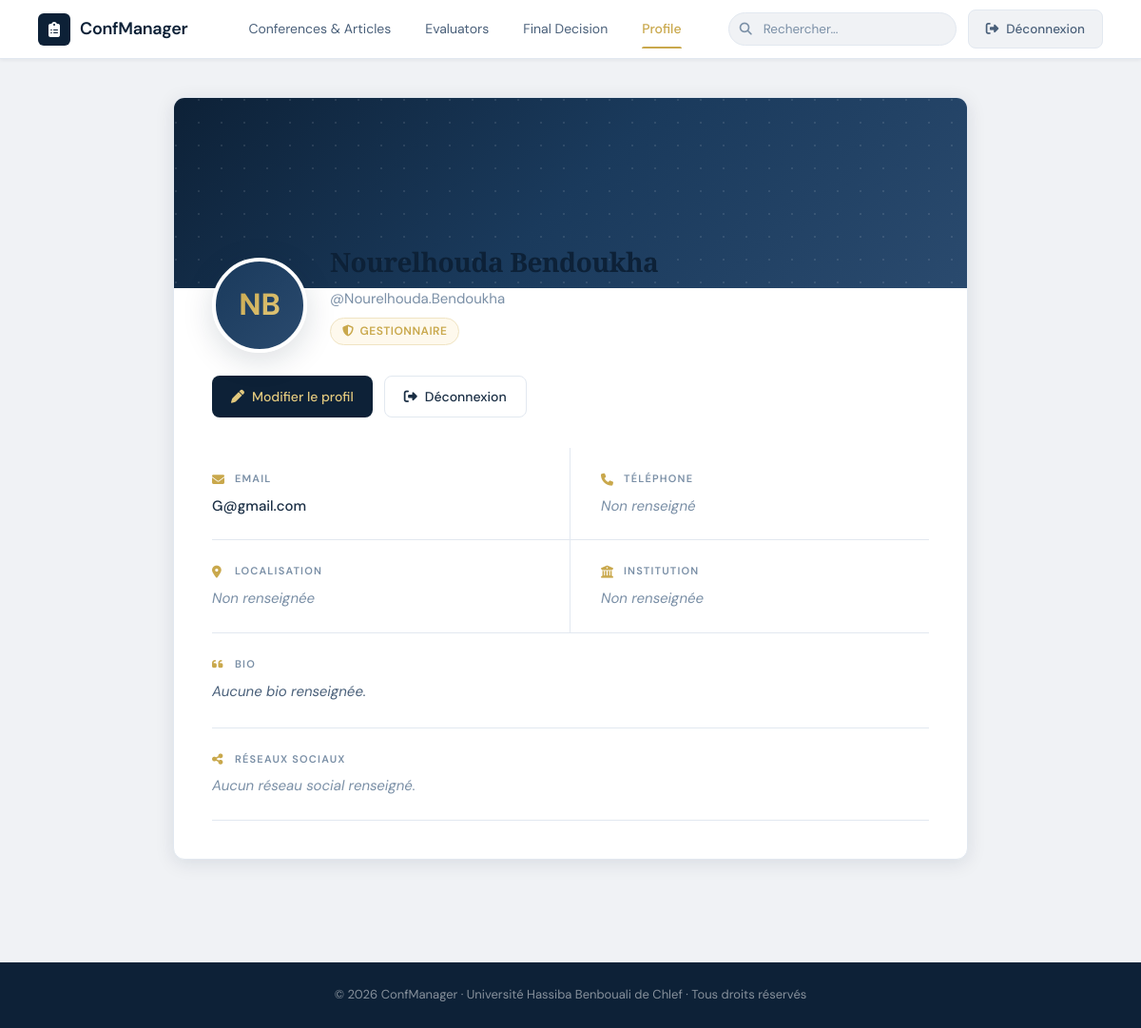
/profile.php (signed in), run on the app's committed database.
### tables this page shows
CREATE TABLE `users` (
  `id` int(11) NOT NULL,
  `first_name` varchar(100) NOT NULL,
  `last_name` varchar(100) NOT NULL,
  `username` varchar(100) DEFAULT NULL,
  `email` varchar(255) NOT NULL,
  `phone` varchar(50) DEFAULT NULL,
  `location` varchar(255) DEFAULT NULL,
  `bio` text DEFAULT NULL,
  `avatar` varchar(255) DEFAULT NULL,
  `cover` varchar(255) DEFAULT NULL,
  `twitter` varchar(100) DEFAULT NULL,
  `linkedin` varchar(100) DEFAULT NULL,
  `facebook` varchar(100) DEFAULT NULL,
  `researchgate` varchar(100) DEFAULT NULL,
  `specialties` text DEFAULT NULL,
  `two_factor_enabled` tinyint(1) DEFAULT 0,
  `password` varchar(255) NOT NULL,
  `role` enum('chercheur','gestionnaire','reviewer') NOT NULL DEFAULT 'chercheur',
  `status` enum('active','pending','blocked') DEFAULT 'pending',
  `created_at` timestamp NOT NULL DEFAULT current_timestamp(),
  `labo` varchar(255) DEFAULT NULL,
  `grade` varchar(100) DEFAULT NULL,
  `keywords` text DEFAULT NULL,
  `institution` varchar(255) DEFAULT NULL,
  `department` varchar(255) DEFAULT NULL,
  `reviewer_code` varchar(100) DEFAULT NULL,
  `service` varchar(255) DEFAULT NULL
);

### profile.php (the view, shortened to what this page needs)
<?php
$conn = null;
if (!isset($conn) || !$conn) {
    $servername = "localhost";
    $username = "root";
    $password = "";
    $dbname = "confmanager";
    $conn = mysqli_connect($servername, $username, $password, $dbname);
    mysqli_set_charset($conn, "utf8mb4");
}
$user_id = $_SESSION['user_id'];
$edit_mode = isset($_GET['edit']) && $_GET['edit'] === '1';
$sql = "SELECT * FROM users WHERE id = ?";
$stmt = mysqli_prepare($conn, $sql);
mysqli_stmt_bind_param($stmt, "i", $user_id);
mysqli_stmt_execute($stmt);
$result = mysqli_stmt_get_result($stmt);
mysqli_stmt_execute($stmt);
$result = mysqli_stmt_get_result($stmt);
$user = mysqli_fetch_assoc($result);
$initials = strtoupper(substr($user['first_name']??'',0,1).substr($user['last_name']??'',0,1));
$full_name = htmlspecialchars(($user['first_name']??'') . ' ' . ($user['last_name']??''));
$display_username = htmlspecialchars($user['username'] ?? $user['email'] ?? '');
$user_role = $user['role'] ?? 'chercheur';
$role_label = match($user_role) {
    'gestionnaire' => 'Gestionnaire',
    'reviewer' => 'Évaluateur',
    default => 'Chercheur'
};
?>
<!DOCTYPE html>
<html lang="fr">
<head>
<link rel="stylesheet" href="https://cdnjs.cloudflare.com/ajax/libs/font-awesome/6.4.0/css/all.min.css">
</head>
<body>
<header class="topbar">
  <a class="brand" href="dashboard.php">
    <div class="brand-icon"><i class="fas fa-clipboard-list"></i></div>
    <span class="brand-name">ConfManager</span>
  </a>
  <nav class="nav-links">
    <?php if($user_role === 'gestionnaire'): ?>
      <a href="conferences.php" class="nav-link<?php echo basename($_SERVER['PHP_SELF']) === 'conferences.php' ? ' active' : ''; ?>">Conferences & Articles</a>
      <a href="evaluators.php" class="nav-link<?php echo basename($_SERVER['PHP_SELF']) === 'evaluators.php' ? ' active' : ''; ?>">Evaluators</a>
      <a href="final_decisions.php" class="nav-link<?php echo basename($_SERVER['PHP_SELF']) === 'final_decisions.php' ? ' active' : ''; ?>">Final Decision</a>
      <a href="profile.php" class="nav-link active">Profile</a>
    <?php endif; ?>
  </nav>
  <div class="topbar-right">
    <div class="search-wrap">
      <span class="search-icon"><i class="fas fa-search"></i></span>
      <input type="text" class="search-input" placeholder="Rechercher...">
    </div>
    <a href="logout.php" class="logout-btn">
      <i class="fas fa-sign-out-alt"></i> Déconnexion
    </a>
  </div>
</header>
<main class="page">
  <div class="profile-card">
    <div class="cover-container">
      <div class="cover-pattern"></div>
    </div>
    <div class="profile-header">
      <div class="avatar-section">
        <div class="avatar-wrap">
          <div class="avatar">
            <?php if(!empty($user['avatar']) && file_exists($user['avatar'])): ?>
              <img src="<?php echo htmlspecialchars($user['avatar']); ?>" alt="Avatar">
            <?php else: ?>
              <span class="avatar-initials"><?php echo htmlspecialchars($initials); ?></span>
            <?php endif; ?>
          </div>
        </div>
        <div class="profile-titles">
          <div class="profile-name"><?php echo $full_name; ?></div>
          <div class="profile-handle">@<?php echo $display_username; ?></div>
          <div class="profile-role">
            <i class="fas fa-shield-alt"></i>
            <?php echo $role_label; ?>
          </div>
        </div>
      </div>
      <div class="profile-actions">
        <?php if(!$edit_mode): ?>
          <a href="?edit=1" class="btn btn-primary">
            <i class="fas fa-pen"></i> Modifier le profil
          </a>
          <a href="logout.php" class="btn btn-secondary">
            <i class="fas fa-sign-out-alt"></i> Déconnexion
          </a>
        <?php else: ?>
          <a href="profile.php" class="btn btn-secondary">
            <i class="fas fa-arrow-left"></i> Retour au profil
          </a>
        <?php endif; ?>
      </div>
    </div>
    <?php if(!$edit_mode): ?>
    <div class="info-sections">
      <div class="info-grid">
        <div class="info-block">
          <div class="info-label"><i class="fas fa-envelope"></i> Email</div>
          <div class="info-value"><?php echo htmlspecialchars($user['email'] ?? ''); ?></div>
        </div>
        <div class="info-block">
          <div class="info-label"><i class="fas fa-phone"></i> Téléphone</div>
          <div class="info-value <?php echo empty($user['phone']) ? 'empty' : ''; ?>">
            <?php echo !empty($user['phone']) ? htmlspecialchars($user['phone']) : 'Non renseigné'; ?>
          </div>
        </div>
        <div class="info-block">
          <div class="info-label"><i class="fas fa-map-marker-alt"></i> Localisation</div>
          <div class="info-value <?php echo empty($user['location']) ? 'empty' : ''; ?>">
            <?php echo !empty($user['location']) ? htmlspecialchars($user['location']) : 'Non renseignée'; ?>
          </div>
        </div>
        <div class="info-block">
          <div class="info-label"><i class="fas fa-university"></i> Institution</div>
          <div class="info-value <?php echo empty($user['institution']) ? 'empty' : ''; ?>">
            <?php echo !empty($user['institution']) ? htmlspecialchars($user['institution']) : 'Non renseignée'; ?>
          </div>
        </div>
        <div class="info-block full-width">
          <div class="info-label"><i class="fas fa-quote-left"></i> Bio</div>
          <div class="info-value bio-text <?php echo empty($user['bio']) ? 'empty' : ''; ?>">
            <?php echo !empty($user['bio']) ? nl2br(htmlspecialchars($user['bio'])) : 'Aucune bio renseignée.'; ?>
          </div>
        </div>
        <div class="info-block full-width">
          <div class="info-label"><i class="fas fa-share-alt"></i> Réseaux sociaux</div>
          <div class="social-links">
            <?php if(empty($user['twitter']) && empty($user['linkedin']) && empty($user['facebook']) && empty($user['researchgate'])): ?>
              <div class="info-value empty">Aucun réseau social renseigné.</div>
            <?php endif; ?>
          </div>
        </div>
      </div>
    </div>
    <?php endif; ?>
  </div>
</main>
<footer class="footer">
  © 2026 ConfManager · Université Hassiba Benbouali de Chlef · Tous droits réservés
</footer>
</body>
</html>

### data on the page
users: initials "NB", full_name "Nourelhouda Bendoukha", username "Nourelhouda.Bendoukha", role "GESTIONNAIRE", email "G@gmail.com"
